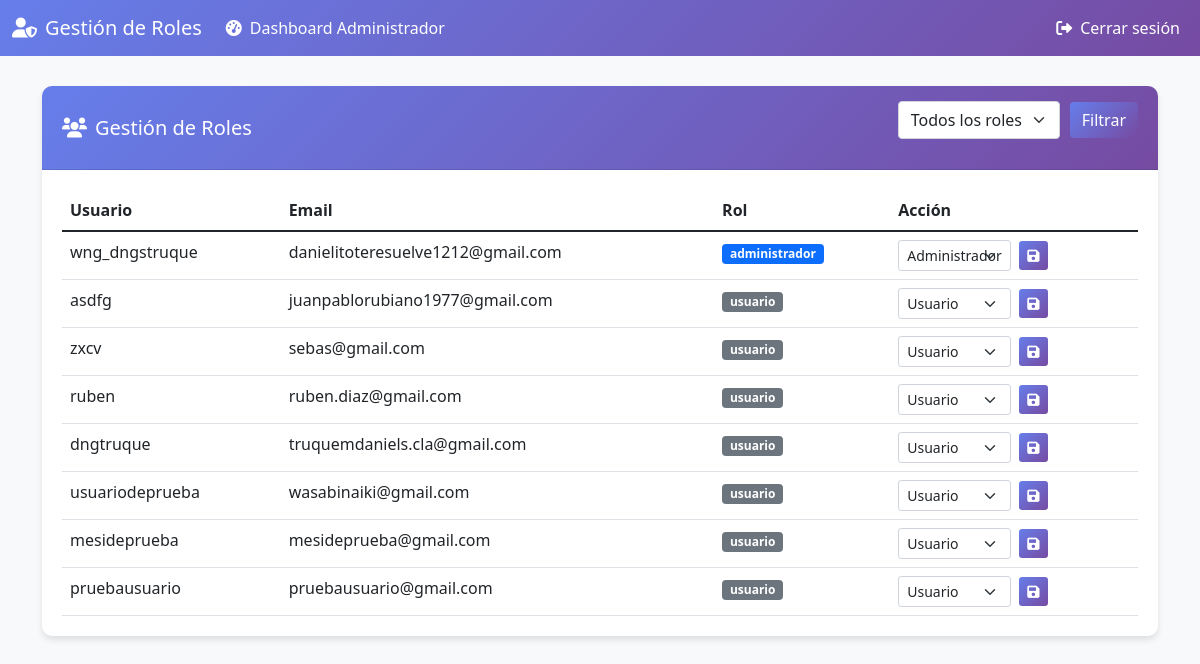
Page /admin_roles.php (signed in) on the committed database.
### tables this page shows
CREATE TABLE `usuarios` (
  `id_usuario` int(11) NOT NULL AUTO_INCREMENT,
  `username` varchar(50) NOT NULL,
  `password` varchar(255) NOT NULL,
  `email` varchar(100) NOT NULL,
  `created_at` timestamp NOT NULL DEFAULT current_timestamp(),
  `nombre` varchar(100) DEFAULT NULL,
  `apellido` varchar(100) DEFAULT NULL,
  `telefono` varchar(20) DEFAULT NULL,
  `area` varchar(100) DEFAULT NULL,
  `rol` enum('usuario','administrador') DEFAULT 'usuario',
  `tamanio_texto` enum('pequeno','normal','grande') DEFAULT 'normal',
  `tema` enum('claro','oscuro') DEFAULT 'claro',
  `idioma` char(2) DEFAULT 'es',
  PRIMARY KEY (`id_usuario`),
  UNIQUE KEY `username` (`username`),
  UNIQUE KEY `email` (`email`)
);

### admin_roles.php (the view, shortened to what this page needs)
<?php
require_once "includes/config.php";
$sql = "SELECT id_usuario, username, email, rol FROM usuarios";
$result_users = mysqli_query($link, $sql);
?>
<!DOCTYPE html>
<html lang="es">
<head>
    <link href="https://cdn.jsdelivr.net/npm/bootstrap@5.1.3/dist/css/bootstrap.min.css" rel="stylesheet">
    <link rel="stylesheet" href="https://cdnjs.cloudflare.com/ajax/libs/font-awesome/6.0.0-beta3/css/all.min.css">
</head>
<body>
    <nav class="navbar navbar-expand-lg navbar-dark">
        <div class="container-fluid">
            <a class="navbar-brand" href="#"><i class="fas fa-user-shield me-2"></i>Gestión de Roles</a>
            <div class="collapse navbar-collapse" id="navbarNav">
                <ul class="navbar-nav me-auto">
                    <li class="nav-item">
                        <a class="nav-link" href="admin_dashboard.php">
                            <i class="fas fa-tachometer-alt me-2"></i>Dashboard Administrador
                        </a>
                    </li>
                </ul>
                <ul class="navbar-nav">
                    <li class="nav-item">
                        <a class="nav-link" href="logout.php">
                            <i class="fas fa-sign-out-alt me-2"></i>Cerrar sesión
                        </a>
                    </li>
                </ul>
            </div>
        </div>
    </nav>
    <div class="container">
        <div class="card">
            <div class="card-header d-flex justify-content-between align-items-center">
                <h5 class="mb-0"><i class="fas fa-users me-2"></i>Gestión de Roles</h5>
                <form action="" method="GET" class="filter-form">
                    <select name="rol_filtro" class="form-select">
                        <option value="">Todos los roles</option>
                    </select>
                    <button type="submit" class="btn btn-primary">Filtrar</button>
                </form>
            </div>
            <div class="card-body">
                <div class="table-responsive">
                    <table class="table table-hover">
                        <thead>
                            <tr>
                                <th>Usuario</th>
                                <th>Email</th>
                                <th>Rol</th>
                                <th>Acción</th>
                            </tr>
                        </thead>
                        <tbody>
                            <?php while ($row = mysqli_fetch_assoc($result_users)): ?>
                                <tr>
                                    <td><?php echo htmlspecialchars($row['username']); ?></td>
                                    <td><?php echo htmlspecialchars($row['email']); ?></td>
                                    <td>
                                        <span
                                            class="badge <?php echo $row['rol'] == 'administrador' ? 'bg-primary' : 'bg-secondary'; ?>">
                                            <?php echo htmlspecialchars($row['rol']); ?>
                                        </span>
                                    </td>
                                    <td>
                                        <form action="<?php echo htmlspecialchars($_SERVER["PHP_SELF"]); ?>" method="post"
                                            class="d-flex align-items-center gap-2">
                                            <select name="new_role" class="form-select form-select-sm" style="width: auto;">
                                                <option value="usuario" <?php echo $row['rol'] == 'usuario' ? 'selected' : ''; ?>>Usuario</option>
                                                <option value="administrador" <?php echo $row['rol'] == 'administrador' ? 'selected' : ''; ?>>Administrador</option>
                                            </select>
                                            <button type="submit" name="update_role" class="btn btn-primary btn-sm">
                                                <i class="fas fa-save"></i>
                                            </button>
                                        </form>
                                    </td>
                                </tr>
                            <?php endwhile; ?>
                        </tbody>
                    </table>
                </div>
            </div>
        </div>
    </div>
</body>
</html>

### admin_roles.php (style rules this page uses)
body { background-color: #f8f9fa; padding-bottom: 40px; }
.navbar { background: linear-gradient(135deg, #667eea 0%, #764ba2 100%); margin-bottom: 30px; }
.navbar-brand, .nav-link { color: white !important; }
.card { border: none; border-radius: 10px; box-shadow: 0 4px 6px rgba(0, 0, 0, 0.1); margin-bottom: 20px; }
.card-header { background: linear-gradient(135deg, #667eea 0%, #764ba2 100%); color: white; font-weight: bold; border-radius: 10px 10px 0 0 !important; padding: 15px 20px; }
.card-body { padding: 20px; }
.btn-primary { background: linear-gradient(135deg, #667eea 0%, #764ba2 100%); border: none; }
.table { margin-bottom: 0; }
.table th { border-top: none; }
.form-select-sm { padding: 0.25rem 0.5rem; font-size: 0.875rem; border-radius: 0.2rem; }
.filter-form { display: flex; align-items: center; margin-bottom: 15px; }
.filter-form select { max-width: 200px; margin-right: 10px; }

### rows in the picture
usuarios: username "wng_dngstruque", email "danielitoteresuelve1212@gmail.com", rol "administrador", new_role "Administrador"
usuarios: username "asdfg", email "juanpablorubiano1977@gmail.com", rol "usuario", new_role "Usuario"
usuarios: username "zxcv", email "sebas@gmail.com", rol "usuario", new_role "Usuario"
usuarios: username "ruben", email "ruben.diaz@gmail.com", rol "usuario", new_role "Usuario"
usuarios: username "dngtruque", email "truquemdaniels.cla@gmail.com", rol "usuario", new_role "Usuario"
usuarios: username "usuariodeprueba", email "wasabinaiki@gmail.com", rol "usuario", new_role "Usuario"
usuarios: username "mesideprueba", email "mesideprueba@gmail.com", rol "usuario", new_role "Usuario"
usuarios: username "pruebausuario", email "pruebausuario@gmail.com", rol "usuario", new_role "Usuario"
